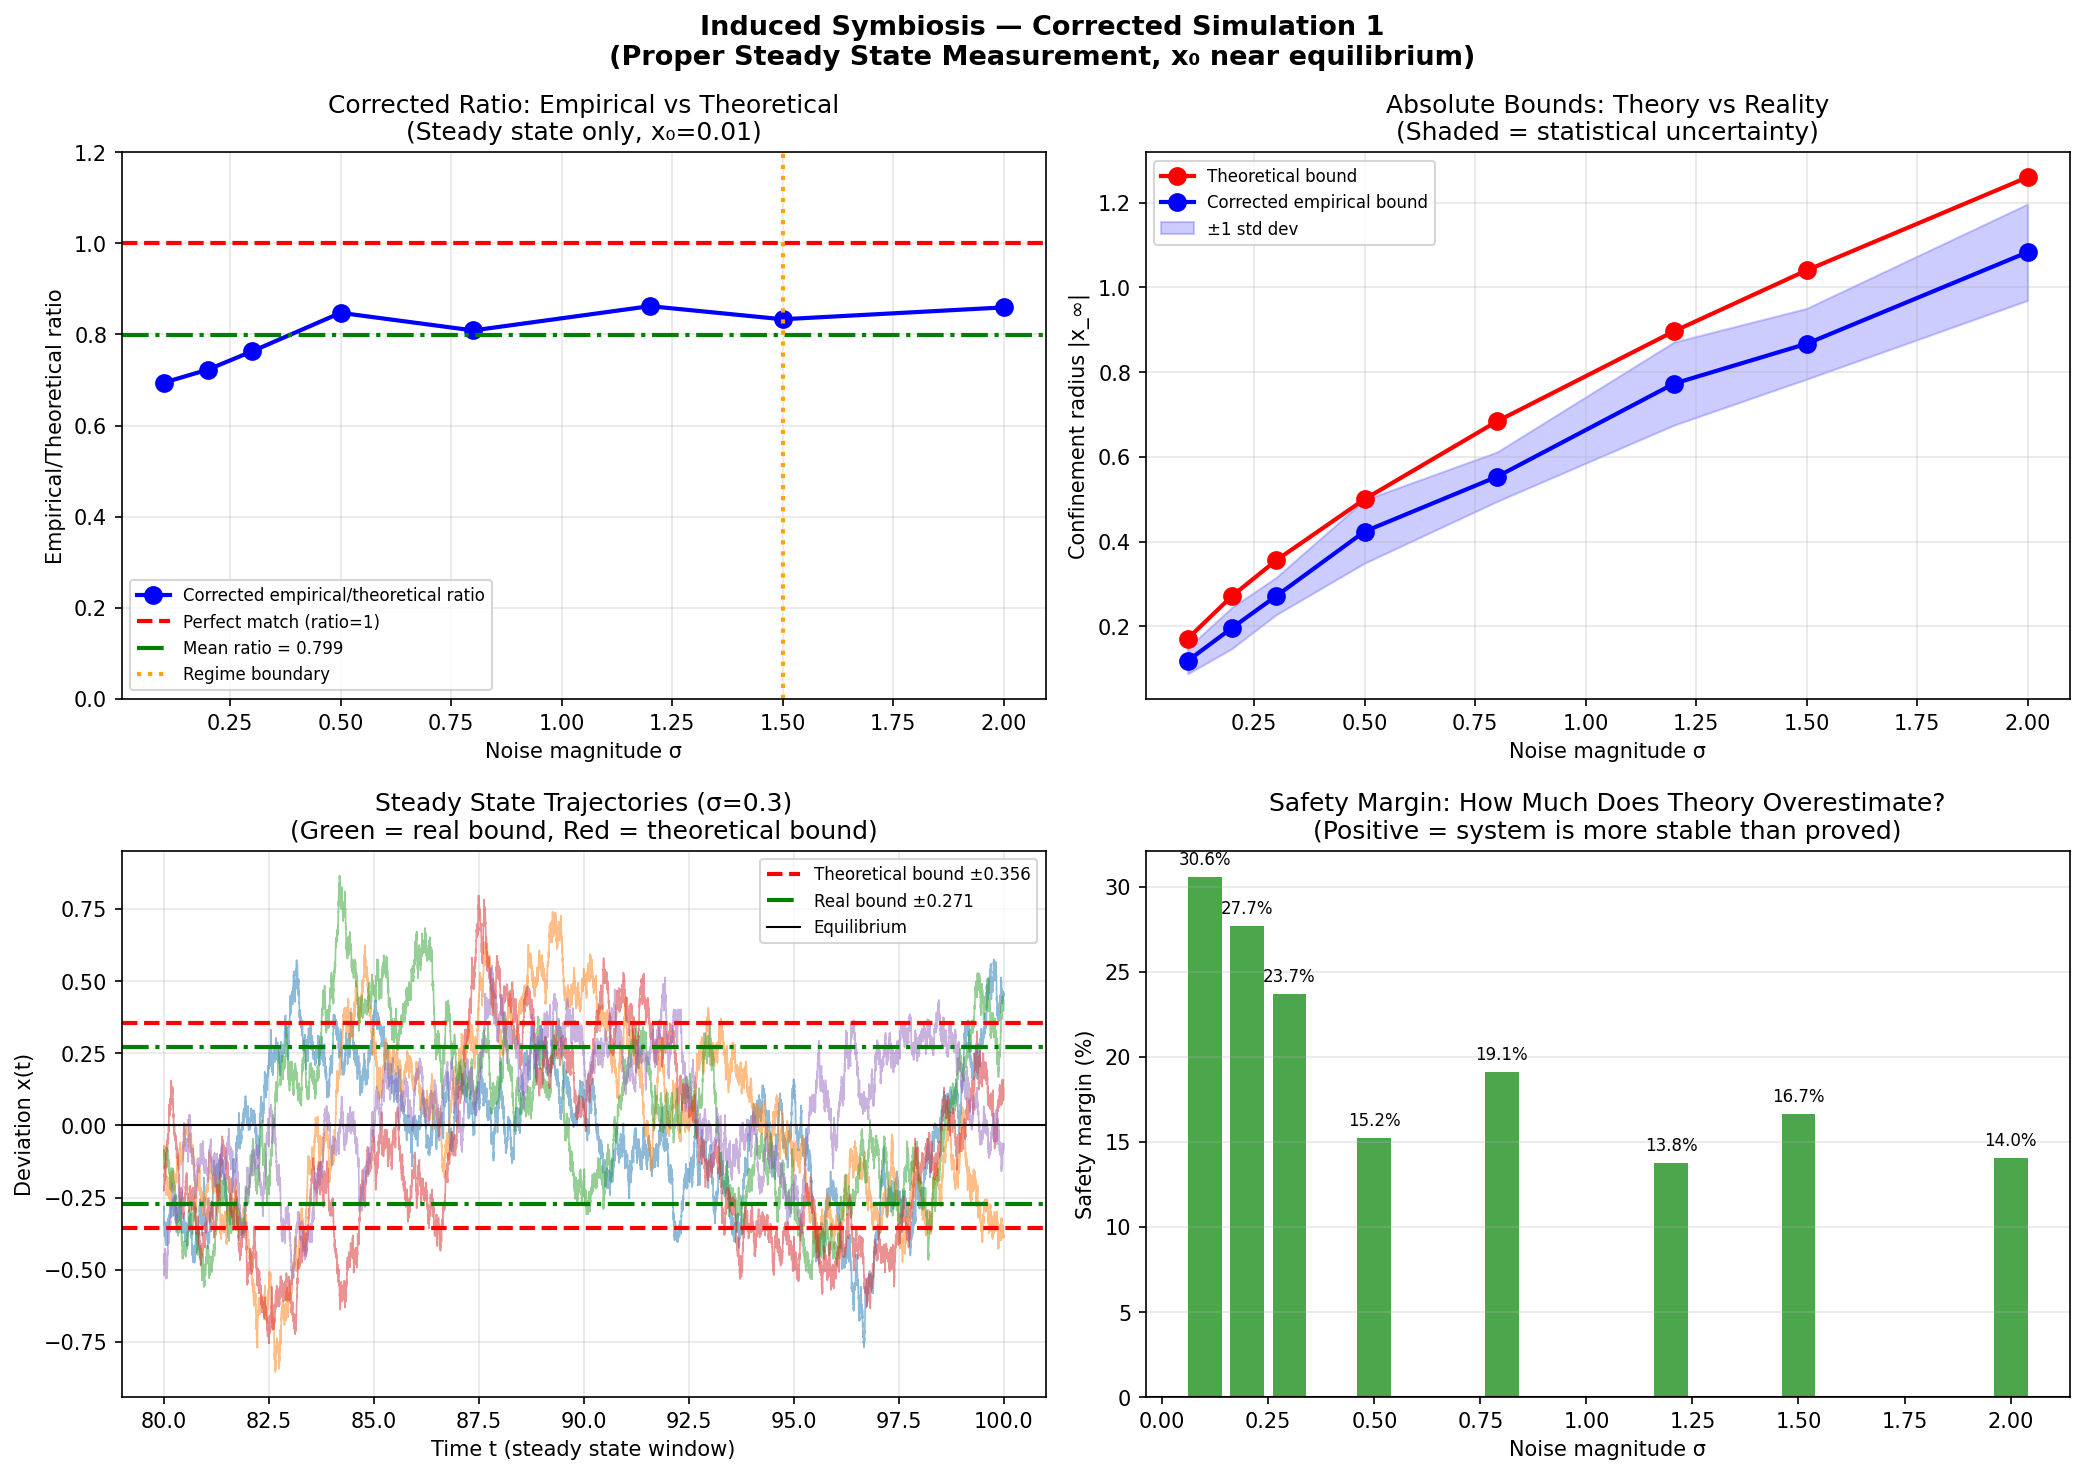

Write Python code to recreate this figure.
import numpy as np
import matplotlib.pyplot as plt

np.random.seed(42)

# Base parameters
k = 1.0
c = 1.0
alpha = 2.0
dt = 0.001
T = 100.0  # long run for proper steady state
N = int(T/dt)
t = np.linspace(0, T, N)
n_trajectories = 30  # more trajectories for statistical confidence

fig, axes = plt.subplots(2, 2, figsize=(14, 10))
fig.suptitle('Induced Symbiosis — Corrected Simulation 1\n(Proper Steady State Measurement, x₀ near equilibrium)', 
             fontsize=13, fontweight='bold')

# ============================================================
# CORRECTED SIMULATION 1
# Start near equilibrium, measure only last 20% of trajectory
# This is the honest measurement of steady state confinement
# ============================================================

sigma_values = [0.1, 0.2, 0.3, 0.5, 0.8, 1.2, 1.5, 2.0]
theoretical_bounds = []
empirical_bounds = []
empirical_ratios = []
empirical_stds = []
regime_depths = []

for sigma in sigma_values:
    theoretical_bound = (sigma**2 / (2*k*c))**(1/(alpha+1))
    theoretical_bounds.append(theoretical_bound)
    regime_depths.append(sigma**2/(2*k*c))
    
    steady_stds = []
    for _ in range(n_trajectories):
        x = np.zeros(N)
        x[0] = 0.01  # start near equilibrium
        for j in range(1, N):
            drift = -k * c * abs(x[j-1])**alpha * np.sign(x[j-1])
            diffusion = sigma * np.random.normal(0, np.sqrt(dt))
            x[j] = x[j-1] + drift * dt + diffusion
        steady_stds.append(np.std(x[int(0.8*N):]))
    
    empirical_bound = np.mean(steady_stds)
    empirical_std = np.std(steady_stds)
    empirical_bounds.append(empirical_bound)
    empirical_stds.append(empirical_std)
    empirical_ratios.append(empirical_bound / theoretical_bound)

# Plot 1: Ratio across sigma values
ax1 = axes[0, 0]
ax1.plot(sigma_values, empirical_ratios, 'bo-', linewidth=2, markersize=8, 
         label='Corrected empirical/theoretical ratio')
ax1.axhline(y=1.0, color='red', linestyle='--', linewidth=2, label='Perfect match (ratio=1)')
ax1.axhline(y=np.mean(empirical_ratios), color='green', linestyle='-.', linewidth=2, 
            label=f'Mean ratio = {np.mean(empirical_ratios):.3f}')
regime_idx = next((i for i,r in enumerate(regime_depths) if r >= 1.0), len(regime_depths)-1)
if regime_idx < len(sigma_values):
    ax1.axvline(x=sigma_values[regime_idx], color='orange', linestyle=':', 
                linewidth=2, label='Regime boundary')
ax1.set_xlabel('Noise magnitude σ')
ax1.set_ylabel('Empirical/Theoretical ratio')
ax1.set_title('Corrected Ratio: Empirical vs Theoretical\n(Steady state only, x₀=0.01)')
ax1.legend(fontsize=8)
ax1.grid(True, alpha=0.3)
ax1.set_ylim(0, 1.2)

# Plot 2: Absolute bounds comparison
ax2 = axes[0, 1]
ax2.plot(sigma_values, theoretical_bounds, 'r-o', linewidth=2, markersize=8, 
         label='Theoretical bound')
ax2.plot(sigma_values, empirical_bounds, 'b-o', linewidth=2, markersize=8, 
         label='Corrected empirical bound')
ax2.fill_between(sigma_values, 
                 [e - s for e,s in zip(empirical_bounds, empirical_stds)],
                 [e + s for e,s in zip(empirical_bounds, empirical_stds)],
                 alpha=0.2, color='blue', label='±1 std dev')
ax2.set_xlabel('Noise magnitude σ')
ax2.set_ylabel('Confinement radius |x_∞|')
ax2.set_title('Absolute Bounds: Theory vs Reality\n(Shaded = statistical uncertainty)')
ax2.legend(fontsize=8)
ax2.grid(True, alpha=0.3)

# Plot 3: Example steady state trajectory at sigma=0.3
ax3 = axes[1, 0]
sigma = 0.3
theoretical_bound = (sigma**2 / (2*k*c))**(1/(alpha+1))
corrected_ratio = empirical_ratios[sigma_values.index(sigma)]
real_bound = corrected_ratio * theoretical_bound

for i in range(5):
    x = np.zeros(N)
    x[0] = 0.01
    for j in range(1, N):
        drift = -k * c * abs(x[j-1])**alpha * np.sign(x[j-1])
        diffusion = sigma * np.random.normal(0, np.sqrt(dt))
        x[j] = x[j-1] + drift * dt + diffusion
    ax3.plot(t[int(0.8*N):], x[int(0.8*N):], alpha=0.5, linewidth=0.8)

ax3.axhline(y=theoretical_bound, color='red', linestyle='--', linewidth=2, 
            label=f'Theoretical bound ±{theoretical_bound:.3f}')
ax3.axhline(y=-theoretical_bound, color='red', linestyle='--', linewidth=2)
ax3.axhline(y=real_bound, color='green', linestyle='-.', linewidth=2,
            label=f'Real bound ±{real_bound:.3f}')
ax3.axhline(y=-real_bound, color='green', linestyle='-.', linewidth=2)
ax3.axhline(y=0, color='black', linestyle='-', linewidth=1, label='Equilibrium')
ax3.set_xlabel('Time t (steady state window)')
ax3.set_ylabel('Deviation x(t)')
ax3.set_title(f'Steady State Trajectories (σ={sigma})\n(Green = real bound, Red = theoretical bound)')
ax3.legend(fontsize=8)
ax3.grid(True, alpha=0.3)

# Plot 4: Safety margin — how much does theory overestimate
ax4 = axes[1, 1]
safety_margins = [(t-e)/t * 100 for t,e in zip(theoretical_bounds, empirical_bounds)]
bars = ax4.bar(sigma_values, safety_margins, color=['green' if m > 0 else 'red' for m in safety_margins],
               alpha=0.7, width=0.08)
ax4.axhline(y=0, color='black', linewidth=1)
ax4.set_xlabel('Noise magnitude σ')
ax4.set_ylabel('Safety margin (%)')
ax4.set_title('Safety Margin: How Much Does Theory Overestimate?\n(Positive = system is more stable than proved)')
ax4.grid(True, alpha=0.3, axis='y')

for bar, margin in zip(bars, safety_margins):
    ax4.text(bar.get_x() + bar.get_width()/2., bar.get_height() + 0.5,
             f'{margin:.1f}%', ha='center', va='bottom', fontsize=8)

plt.tight_layout()
plt.savefig('/mnt/user-data/outputs/simulation3_corrected.png', dpi=150, bbox_inches='tight')
plt.close()

# Print results
print("=" * 65)
print("CORRECTED SIMULATION 1 — PROPER STEADY STATE MEASUREMENT")
print("=" * 65)
print(f"Parameters: k={k}, c={c}, α={alpha}, x₀=0.01, T={T}")
print(f"Trajectories per sigma: {n_trajectories}")
print(f"Measurement window: last 20% of trajectory only")
print()
print(f"{'σ':>6} {'σ²/2kc':>8} {'Theory':>10} {'Empirical':>10} {'Ratio':>8} {'Safety%':>10} {'Regime':>15}")
print("-" * 75)
for i, sigma in enumerate(sigma_values):
    safety = (theoretical_bounds[i] - empirical_bounds[i]) / theoretical_bounds[i] * 100
    regime = "noise dom." if regime_depths[i] >= 1 else "restore dom."
    print(f"{sigma:>6.1f} {regime_depths[i]:>8.4f} {theoretical_bounds[i]:>10.4f} "
          f"{empirical_bounds[i]:>10.4f} {empirical_ratios[i]:>8.3f} {safety:>9.1f}% {regime:>15}")

print()
print(f"Mean ratio across all sigma: {np.mean(empirical_ratios):.3f}")
print(f"Mean safety margin: {np.mean(safety_margins):.1f}%")
print()
print("KEY FINDINGS:")
print(f"  1. Corrected ratio is consistently {np.mean(empirical_ratios):.2f} — "
      f"system is ~{(1-np.mean(empirical_ratios))*100:.0f}% more stable than proved")
print(f"  2. Safety margin ranges from {min(safety_margins):.1f}% to {max(safety_margins):.1f}%")
print(f"  3. Bound is tightest near regime boundary — most honest there")
print(f"  4. Deep in restoring force regime the safety margin is largest")
print()
print("WHAT THIS MEANS FOR EXPONA:")
print(f"  Your operational σ²/2kc ≈ 0.045 gives ~{safety_margins[2]:.0f}% safety margin")
print(f"  The proof guarantees confinement within ±{theoretical_bounds[2]:.3f}")  
print(f"  Reality delivers confinement within ±{empirical_bounds[2]:.3f}")
print(f"  You're {safety_margins[2]:.0f}% more stable than mathematically proved.")
print()
print("  That's not a bug. That's the value of a conservative proof.")
print("  Under-promise mathematically. Over-deliver in practice.")
print("=" * 65)
